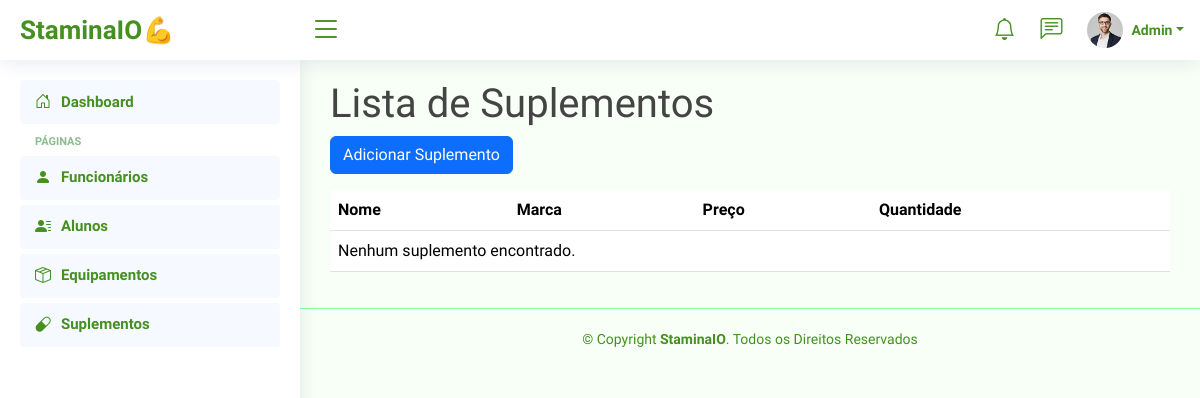
Before: /dashboard/suplemento/ (signed in) with the older database file.
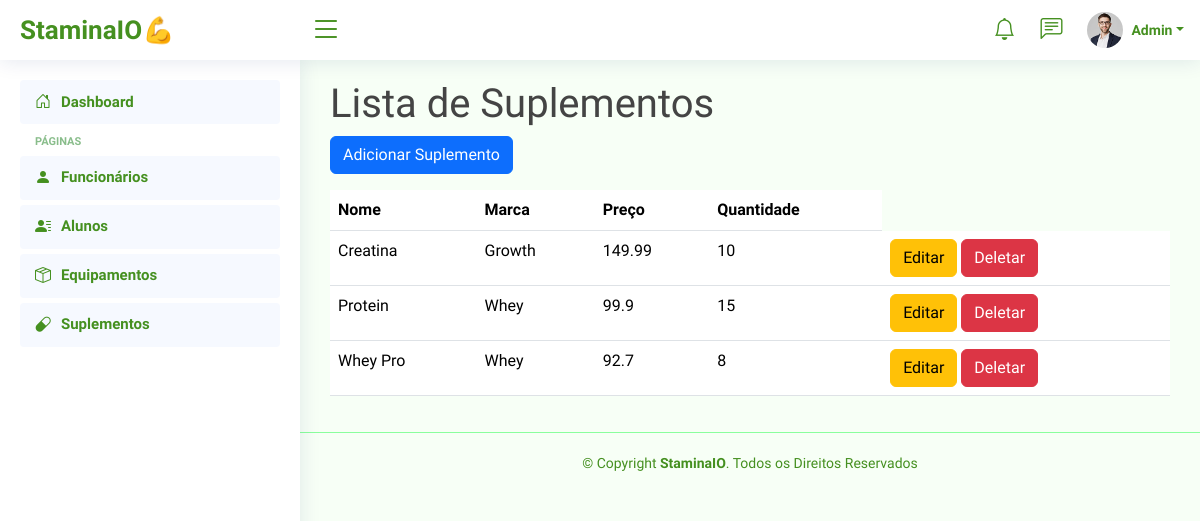
After: the same page with the newer database file.
### suplemento/models.py (models this page shows)
class Suplemento(models.Model):
    nome = models.CharField(max_length=20)
    marca = models.CharField(max_length=20)
    descricao = models.CharField(max_length=100, default="")
    preco = models.FloatField()
    quantidade = models.IntegerField(default=1)

### suplemento/views.py (the view)
# urls.py: path('suplemento/', listar_suplementos, name='lista_suplementos'),
@login_required
def listar_suplementos(request):
    suplementos = Suplemento.objects.all()
    return render(request, 'suplemento/listar_suplementos.html', {'suplementos': suplementos})

### templates/suplemento/listar_suplementos.html (shortened to what this page needs)
{% extends '_base.html' %}
{% block content %}
    <h1>Lista de Suplementos</h1>
    <a href="{% url 'suplemento:adicionar_suplemento' %}" class="btn btn-primary">Adicionar Suplemento</a>
    <table class="table suplemento-table mt-3">
        <thead>
            <tr>
                <th>Nome</th>
                <th>Marca</th>
                <th>Preço</th>
                <th>Quantidade</th>
            </tr>
        </thead>
        <tbody>
            {% for suplemento in suplementos %}
            <tr>
                <td>{{ suplemento.nome }}</td>
                <td>{{ suplemento.marca }}</td>
                <td>{{ suplemento.preco }}</td>
                <td>{{ suplemento.quantidade }}</td>
                <td>
                    <a href="{% url 'suplemento:editar_suplemento' suplemento.pk %}" class="btn btn-warning">Editar</a>
                    <a href="{% url 'suplemento:deletar_suplemento' suplemento.pk %}" class="btn btn-danger">Deletar</a>
                </td>
            </tr>
            {% empty %}
            <tr>
                <td colspan="4">Nenhum suplemento encontrado.</td>
            </tr>
            {% endfor %}
        </tbody>
    </table>
{% endblock %}

Changed rows visible on the page:
added Suplemento: nome "Creatina", marca "Growth", preco "149.99", quantidade "10"
added Suplemento: nome "Protein", marca "Whey", preco "99.9", quantidade "15"
added Suplemento: nome "Whey Pro", marca "Whey", preco "92.7", quantidade "8"
Other visible differences:
text no longer shown: "Nenhum suplemento encontrado."
